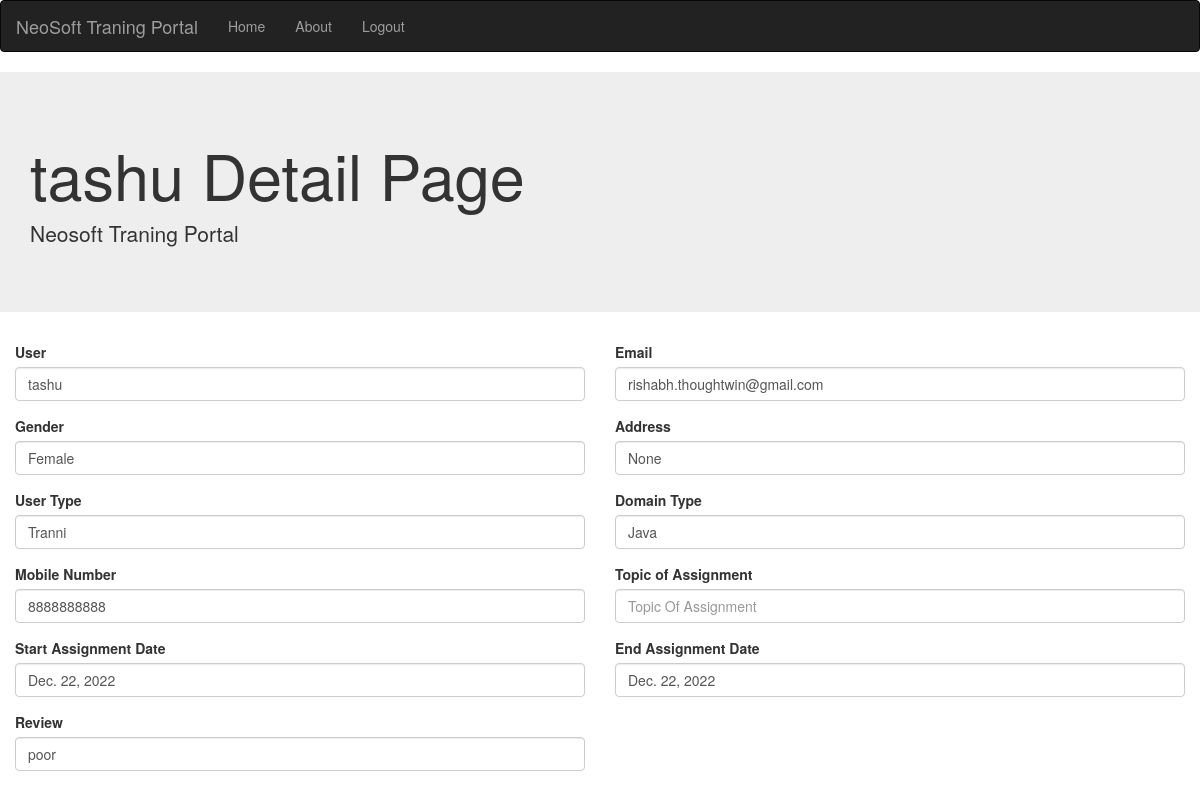
The page /assign-detail/4/ on the database as committed earlier.
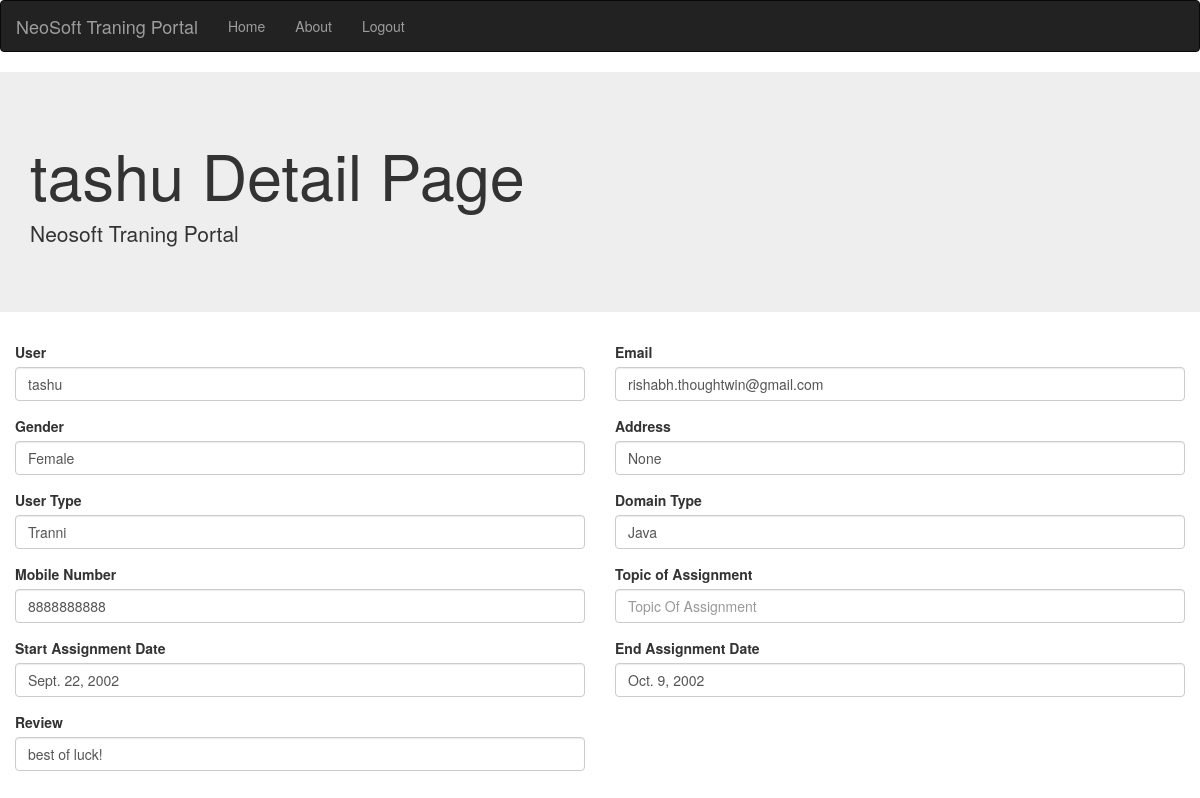
The same page on the database as committed later.
### core/models.py (models this page shows, shortened)
class Assignment(models.Model):
    Start_traning_date = models.DateField(auto_now=False, auto_now_add=False)
    End_traning_date = models.DateField(auto_now=False, auto_now_add=False)
    Topic_of_assignment = models.CharField(max_length=50)
    user = models.ForeignKey(User,on_delete=models.CASCADE)

class Review(models.Model):
    review = models.TextField(max_length=100)
    user = models.ForeignKey(User,on_delete=models.CASCADE)

### core/views.py (the view)
# urls.py: path('assign-detail/<int:pk>/',UserAssignmentDetailView.as_view(),name='assign-detail'),
class UserAssignmentDetailView(View):
    def get(self,request,*args,**kwargs):
        if request.method == "GET":
            user_id=kwargs.get('pk')
            user = User.objects.filter(pk=user_id).last()
            assignment= Assignment.objects.filter(user_id=user_id).last()
            traning = Traning.objects.filter(user_id=user_id).last()
            review = Review.objects.filter(user_id=user_id).last()
            client = Client.objects.filter(user_id=user_id).last()
            return render(request, 'core/user_assign_detail.html', {'user':user,'assignment':assignment,'traning':traning,'review':review,'client':client})

### core/models.py (called while the page is built)
    def __str__(self):
        return f"{self.first_name}"

### core/templates/core/user_assign_detail.html (shortened to what this page needs)
{% extends 'core/base.html' %}
{%load static %}
{% block content %}
<head>
</head>
<body>
	<nav class="navbar navbar-inverse">
		<div class="container-fluid">
		  <div class="navbar-header">
			<a class="navbar-brand" href="#">NeoSoft Traning Portal</a>
		  </div>
		  <ul class="nav navbar-nav">
			<li><a href="{% url 'core:tl' %}">Home</a></li>
			<li><a href="{% url 'core:about' %}">About</a></li>
			<li><a href="{% url 'core:login' %}">Logout</a></li>
		  </ul>
		</div>
	</nav>
	<div class="jumbotron jumbotron-fluid">
		<div class="container">
		  <h1 class="display-4">{{user}} Detail Page</h1>
		  <p class="lead">Neosoft Traning Portal</p>
		</div>
	</div>
	<div class="col-md-6">
		<div class="form-group">
			<label>User</label>
			<input
			class="form-control"
			type="text"
			formControlName="drive_type"
			placeholder="Username"
			value="{{user.first_name}}"
			/>
		</div>
	</div>
	<div class="col-md-6">
		<div class="form-group">
			<label>Email</label>
			<input
			class="form-control"
			type="text"
			formControlName="drive_type"
			placeholder="Email"
			value='{{user.email}}'
			/>
		</div>
	</div>
	<div class="col-md-6">
		<div class="form-group">
			<label>Gender</label>
			<input
			class="form-control"
			type="text"
			formControlName="drive_type"
			placeholder="Gender"
			value='{{user.gender}}'
			/>
		</div>
	</div>
	<div class="col-md-6">
		<div class="form-group">
			<label>Address</label>
			<input
			class="form-control"
			type="text"
			formControlName="drive_type"
			placeholder="Address"
			value='{{user.address}}'
			/>
		</div>
	</div>
	<div class="col-md-6">
		<div class="form-group">
			<label>User Type</label>
			<input class="form-control" type="text" formControlName="drive_type" placeholder="User Type" value="{{user.User_type}}">
		</div>
	</div>
	<div class="col-md-6">
		<div class="form-group">
			<label>Domain Type</label>
			<input class="form-control" type="text" formControlName="drive_type" placeholder="Domain Type" value="{{user.field_type}}">
		</div>
	</div>
	<div class="col-md-6">
		<div class="form-group">
			<label>Mobile Number </label>
			<input class="form-control" type="text" formControlName="drive_type" placeholder="Mobile number" value="{{user.mobile_number}}">
		</div>
	</div>
	<div class="col-md-6">
		<div class="form-group">
			<label>Topic of Assignment</label>
			<input
			class="form-control"
			type="text"
			formControlName="drive_type"
			placeholder="Topic Of Assignment"
			value="{{assignment.assignment_topic}}"
			/>
		</div>
	</div>
	<div class="col-md-6">
		<div class="form-group">
			<label>Start Assignment Date</label>
			<input
			class="form-control"
			type="text"
			formControlName="drive_type"
			placeholder="Start Assignment Date"
			value='{{ assignment.Start_traning_date }}'
			/>
		</div>
	</div>
	<div class="col-md-6">
		<div class="form-group">
			<label>End Assignment Date</label>
			<input
			class="form-control"
			type="text"
			formControlName="drive_type"
			placeholder="End Assignment Date"
			value='{{assignment.End_traning_date}}'
			/>
		</div>
	</div>
	<div class="col-md-6">
		<div class="form-group">
			<label>Review</label>
			<input
			class="form-control"
			type="text"
			formControlName="drive_type"
			placeholder="Review"
			value='{{review.review}}'
			/>
		</div>
	</div>
</body>
{% endblock %}

Rows that differ between the two databases and show on the page:
no longer on this page (row unchanged): Assignment: Start_traning_date "Dec. 22, 2022", End_traning_date "Dec. 22, 2022"
no longer on this page (row unchanged): Review: review "poor"
added Assignment: Start_traning_date "Sept. 22, 2002", End_traning_date "Oct. 9, 2002"
added Review: review "best of luck!"
